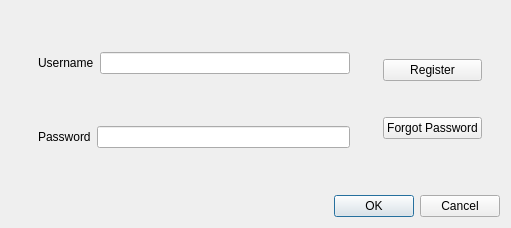
<?xml version="1.0" encoding="UTF-8"?>
<ui version="4.0">
 <class>LogInDialog</class>
 <widget class="QDialog" name="LogInDialog">
  <property name="geometry">
   <rect>
    <x>0</x>
    <y>0</y>
    <width>511</width>
    <height>228</height>
   </rect>
  </property>
  <property name="sizePolicy">
   <sizepolicy hsizetype="Fixed" vsizetype="Fixed">
    <horstretch>0</horstretch>
    <verstretch>0</verstretch>
   </sizepolicy>
  </property>
  <property name="windowTitle">
   <string>Dialog</string>
  </property>
  <layout class="QVBoxLayout" name="verticalLayout_3">
   <item>
    <widget class="QWidget" name="widget_5" native="true">
     <layout class="QHBoxLayout" name="horizontalLayout_3">
      <item>
       <widget class="QWidget" name="widget_4" native="true">
        <layout class="QVBoxLayout" name="verticalLayout_2">
         <item>
          <widget class="QWidget" name="widget" native="true">
           <layout class="QHBoxLayout" name="horizontalLayout">
            <item>
             <widget class="QLabel" name="label">
              <property name="text">
               <string>Username</string>
              </property>
             </widget>
            </item>
            <item>
             <widget class="QLineEdit" name="userName"/>
            </item>
           </layout>
          </widget>
         </item>
         <item>
          <widget class="QWidget" name="widget_2" native="true">
           <layout class="QHBoxLayout" name="horizontalLayout_2">
            <item>
             <widget class="QLabel" name="label_2">
              <property name="text">
               <string>Password</string>
              </property>
             </widget>
            </item>
            <item>
             <widget class="QLineEdit" name="userPassword">
              <property name="echoMode">
               <enum>QLineEdit::Password</enum>
              </property>
             </widget>
            </item>
           </layout>
          </widget>
         </item>
        </layout>
       </widget>
      </item>
      <item>
       <widget class="QWidget" name="widget_3" native="true">
        <layout class="QVBoxLayout" name="verticalLayout">
         <item>
          <widget class="QPushButton" name="userRegister">
           <property name="text">
            <string>Register</string>
           </property>
           <property name="flat">
            <bool>false</bool>
           </property>
          </widget>
         </item>
         <item>
          <widget class="QPushButton" name="forgotPassword">
           <property name="text">
            <string>Forgot Password</string>
           </property>
           <property name="flat">
            <bool>false</bool>
           </property>
          </widget>
         </item>
        </layout>
       </widget>
      </item>
     </layout>
    </widget>
   </item>
   <item>
    <widget class="QDialogButtonBox" name="buttonBox">
     <property name="orientation">
      <enum>Qt::Horizontal</enum>
     </property>
     <property name="standardButtons">
      <set>QDialogButtonBox::Cancel|QDialogButtonBox::Ok</set>
     </property>
    </widget>
   </item>
  </layout>
 </widget>
 <resources/>
 <connections>
  <connection>
   <sender>buttonBox</sender>
   <signal>accepted()</signal>
   <receiver>LogInDialog</receiver>
   <slot>accept()</slot>
   <hints>
    <hint type="sourcelabel">
     <x>248</x>
     <y>254</y>
    </hint>
    <hint type="destinationlabel">
     <x>157</x>
     <y>274</y>
    </hint>
   </hints>
  </connection>
  <connection>
   <sender>buttonBox</sender>
   <signal>rejected()</signal>
   <receiver>LogInDialog</receiver>
   <slot>reject()</slot>
   <hints>
    <hint type="sourcelabel">
     <x>316</x>
     <y>260</y>
    </hint>
    <hint type="destinationlabel">
     <x>286</x>
     <y>274</y>
    </hint>
   </hints>
  </connection>
 </connections>
</ui>
